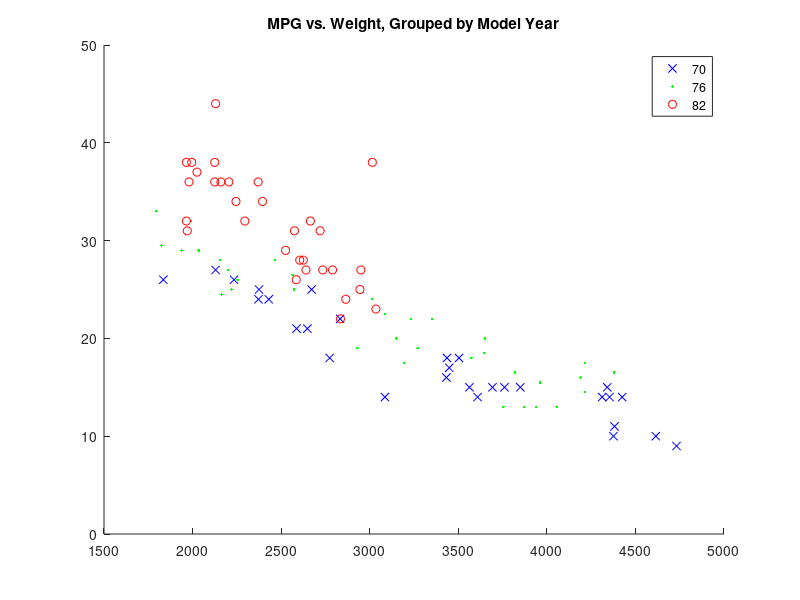

Write MATLAB code to recreate this figure. (Note: this script raises an error after producing the figure.)
% CATEGORICAL

load carsmall

%% 

% Weight
% MPG
% Model_Year

%% 

figure()
gscatter(Weight, MPG, Model_Year, 'bgr', 'x.o')
title('MPG vs. Weight, Grouped by Model Year')

%% 

cars = table(MPG, Weight, Model_Year);
cars.Model_Year = categorical(cars.Model_Year); % categorical arrays!!!

% proposed model
% E(MPG) = beta0 + beta1*Weight + beta2* I[1976] + beta3* I[1982] +
% beta4* Weight* I[1976] + beta5* Weight *I[1982]

%% 

fit = fitlm(cars, 'MPG~Weight*Model_Year')

% beta0 = 37.4
% beta1 = -0.006
% beta2 = 4.69
% etc

%% 

w = linspace(min(Weight), max(Weight));

figure()
gscatter(Weight,MPG,Model_Year,'bgr','x.o')
line(w, feval(fit,w,'70'),'Color','b','LineWidth',2)
line(w,feval(fit,w,'76'),'Color','g','LineWidth',2)
line(w,feval(fit,w,'82'),'Color','r','LineWidth',2)
title('Fitted Regression Lines by Model Year')

%% test for different slopes

anova(fit)

% highest pValue = 0.0072, reject null hypothesis at 0.05 sig level
% test statistic (F) 5.226??
% numerator degrees of freedom is 2 -> no of coeffs in null hypothesis??

% sufficient evidence that slopes are not equal for all three model years


%% make a prediction

min(Weight) % 1795

% prediciton of MPG for car weight 1795kg, from 1970
prediction = feval(fit,min(Weight),'70') % 26.9


%% NON LINEAR

load carbig

X = [Horsepower, Weight];
y = MPG;
modelfun = @(b,x)b(1) + b(2)*x(:,1).^b(3) + ...
    b(4)*x(:,2).^b(5) +b(6)*x(:,1).*x(:,2)
beta0 = [0 0 0 0 0 0];
opts = statset('TolFun',1e-10);
mdl = fitnlm(X,y,modelfun,beta0,'Options',opts)

% modelfun = @(b,x)b(1) + b(2)*x(:,1).^b(3) + ...
%     b(4)*x(:,2).^b(5);
% beta0 = [-50 500 -1 500 -1];
% mdl = fitnlm(X,y,modelfun,beta0)




%% plotEffects

load carsmall
lm = LinearModel.fit([Weight Cylinders],MPG)
plotEffects(lm)







